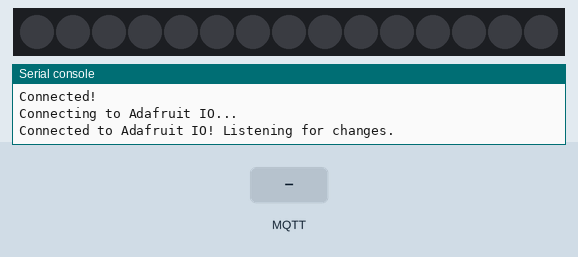
Recording of a program running on a simulated Raspberry Pi Pico running CircuitPython. Parts: 15 RGB LEDs in strip order, left to right, the last lines printed to the serial console. The inputs (shaded band) are chosen by the test bench. Dim RGB values are drawn brighter than linear; no MQTT or app messages arrive unless stated.

Above: at 2.9 s.
3.0 s: MQTT message "ON" arrives on the first subscribed topic
At 3.17 s:
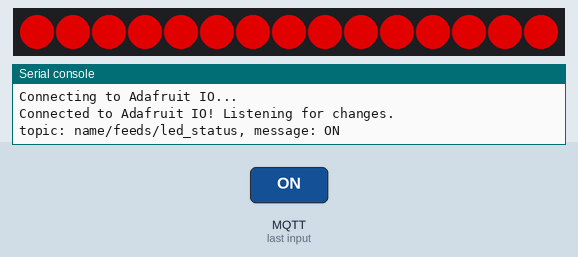
At 3.81 s:
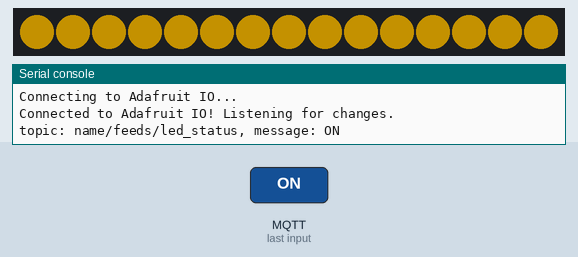
8.3 s: MQTT message "OFF" arrives on the first subscribed topic
At 10.2 s:
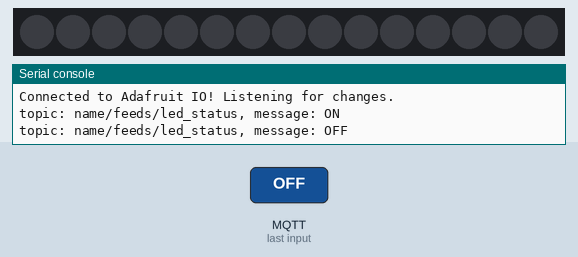
Timing chart, 0 to 11.7 s (numbered marks = the images above; inputs shaded):
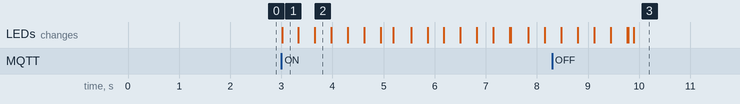

Measured:
- after the input at 3.0 s, the LEDs: change at once (image 1)
- after the input at 8.3 s, the LEDs: first differ from a run without the input after 1.6 s (image 3)

The program:

mqtt_code.py
```python
#
#
#
#
#
#
#
#
#
# This file is old and unused.
# New code is in `code.py`
#
#
#
#
#
#
#
#
#
import os, ssl, socketpool, wifi
import adafruit_minimqtt.adafruit_minimqtt as MQTT
import board, time, neopixel
import array, math, digitalio

# Configure the number of WS2812 LEDs.
NUM_LEDS = 15
PINOUT = board.GP0
CYCLE_TIME = 1  # in seconds
BRIGHTNESS = 0.8  # Adjust this value to dim or brighten the LEDs

pixels = neopixel.NeoPixel(PINOUT, NUM_LEDS, brightness=BRIGHTNESS)

# Display a pattern on the LEDs via an array of LED RGB values.
pixel_array = [0] * NUM_LEDS

# Function to smoothly transition between colors
def interpolate_color(color1, color2, factor):
    r = int(color1[0] + factor * (color2[0] - color1[0]))
    g = int(color1[1] + factor * (color2[1] - color1[1]))
    b = int(color1[2] + factor * (color2[2] - color1[2]))
    return (r, g, b)

# Function to update pixel colors with smooth transitions
def update_smooth_color_transition(color1, color2, duration, steps=100):
    for step in range(steps):
        factor = step / steps
        interpolated_color = interpolate_color(color1, color2, math.sin(math.pi / 2 * factor))
        set_led_color(interpolated_color)
        updatePixel()
        time.sleep(duration / steps)

# Function to set LED colors
def set_led_color(color):
    for i in range(NUM_LEDS):
        pixel_array[i] = (color[1] << 16) + (color[0] << 8) + color[2]

# Function to update the Neopixel strip with new colors
def updatePixel():
    for i in range(NUM_LEDS):
        r = int(((pixel_array[i] >> 8) & 0xFF) * BRIGHTNESS)
        g = int(((pixel_array[i] >> 16) & 0xFF) * BRIGHTNESS)
        b = int((pixel_array[i] & 0xFF) * BRIGHTNESS)
        pixels[i] = (r, g, b)

# Colors to cycle through
colors_to_cycle = [
    (255, 0, 0),      # Red
    #(255, 165, 0),    # Orange
    #(255, 255, 0),    # Yellow
    (0, 255, 0),      # Green
    (0, 0, 255),      # Blue
    #(75, 0, 130),     # Indigo
    #(148, 0, 211),    # Violet
    #(255, 255, 255)   # White
]

# Connect to Wifi
print(f"Connecting to wifi")
wifi.radio.connect(os.getenv("WIFI_SSID"), os.getenv("WIFI_PASSWORD"))
print("Connected!")

pool = socketpool.SocketPool(wifi.radio)

aio_username = os.getenv('AIO_USERNAME')
aio_key = os.getenv('AIO_KEY')

led_status_feed = aio_username + "/feeds/led_status"
brightness_feed = aio_username + "/feeds/brightness"
shotty_time_feed = aio_username + "/feeds/shotty_time"

def connected(client, userdata, flags, rc):
    print("Connected to Adafruit IO! Listening for changes.")
    client.subscribe(led_status_feed)
    client.subscribe(shotty_time_feed)
    client.subscribe(brightness_feed)

def disconnected(client, userdata, rc):
    print("Disconnected from Adafruit IO.")

BLACK = (0, 0, 0)

# Function to flash the Neopixel strip with a given color and frequency
def flash_color(color, frequency, num_flashes):
    for _ in range(num_flashes):
        pixels.fill(color)
        time.sleep(1 / (2 * frequency))
        pixels.fill(BLACK)
        time.sleep(1 / (2 * frequency))

def message(client, topic, message):
    global BRIGHTNESS
    print(f"topic: {topic}, message: {message}")
    if topic == led_status_feed:
        if message == "ON":
            for i in range(len(colors_to_cycle) - 1):
                update_smooth_color_transition(colors_to_cycle[i], colors_to_cycle[i + 1], CYCLE_TIME)
            update_smooth_color_transition(colors_to_cycle[-1], colors_to_cycle[0], CYCLE_TIME)
        elif message == "OFF":
            pixels.fill(BLACK)
    elif topic == shotty_time_feed:
        if message == "1":
            print("shotty time!")
            flash_color((255, 0, 0), frequency=2, num_flashes=30)
    elif topic == brightness_feed:
        brightness_value = int(message) / 10
        print(f"brightness: {brightness_value}")
        BRIGHTNESS = brightness_value
        # Optionally, you can also update the Neopixel brightness here
        pixels.brightness = BRIGHTNESS
        updatePixel()


mqtt_client = MQTT.MQTT(
    broker = os.getenv("BROKER"),
    port = os.getenv("PORT"),
    username = aio_username,
    password = aio_key,
    socket_pool = pool,
    ssl_context = ssl.create_default_context(),
)

mqtt_client.on_connect = connected
mqtt_client.on_disconnect = disconnected
mqtt_client.on_message = message

print("Connecting to Adafruit IO...")
mqtt_client.connect()

while True:
    mqtt_client.loop()
    # If any other non-mqtt code, run it in here
```
